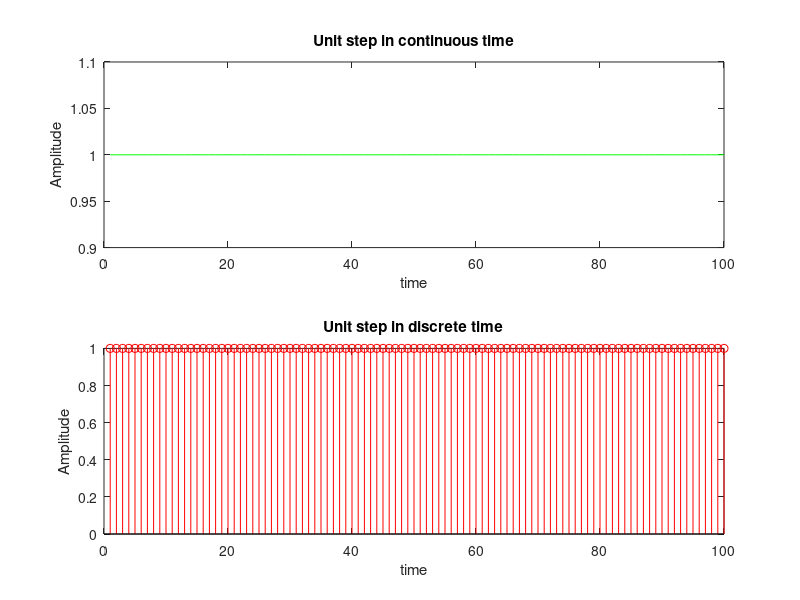

Write MATLAB code to recreate this figure.
clc;
clear all;
clf;
N = 100;
t = 1:100;
X = ones(1, N);
subplot(2,1,1);
plot(t, X, 'g');
xlabel('time');
ylabel('Amplitude');
title('Unit step in continuous time');
subplot(2,1,2);
stem(t, X,'r');
xlabel('time');
ylabel('Amplitude');
title('Unit step in discrete time');
